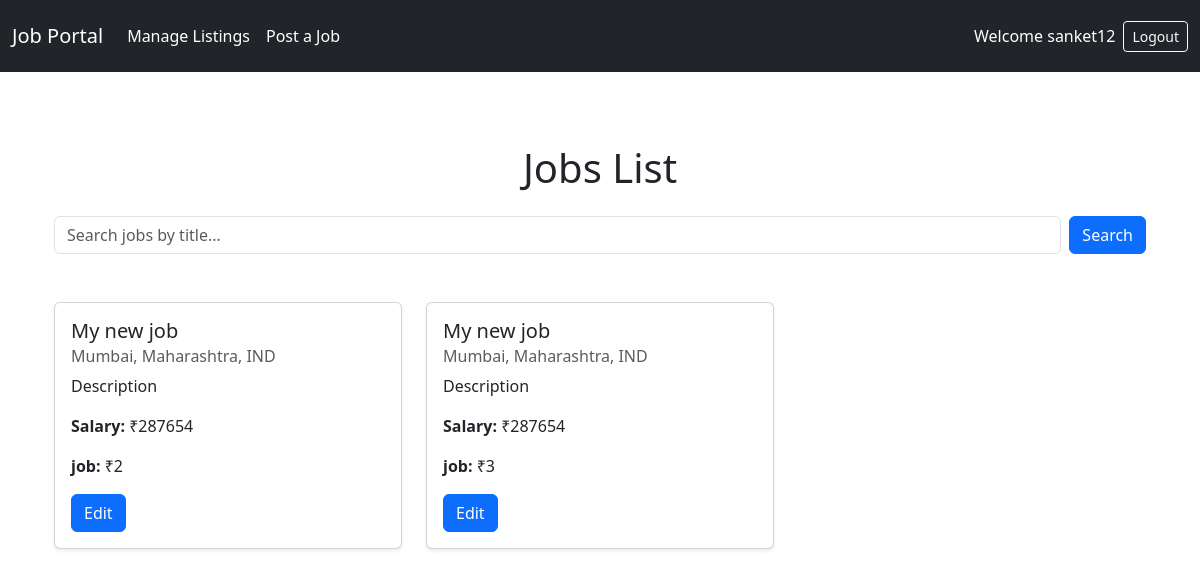
The app's page /jobs/job_list/ (signed in), older data.
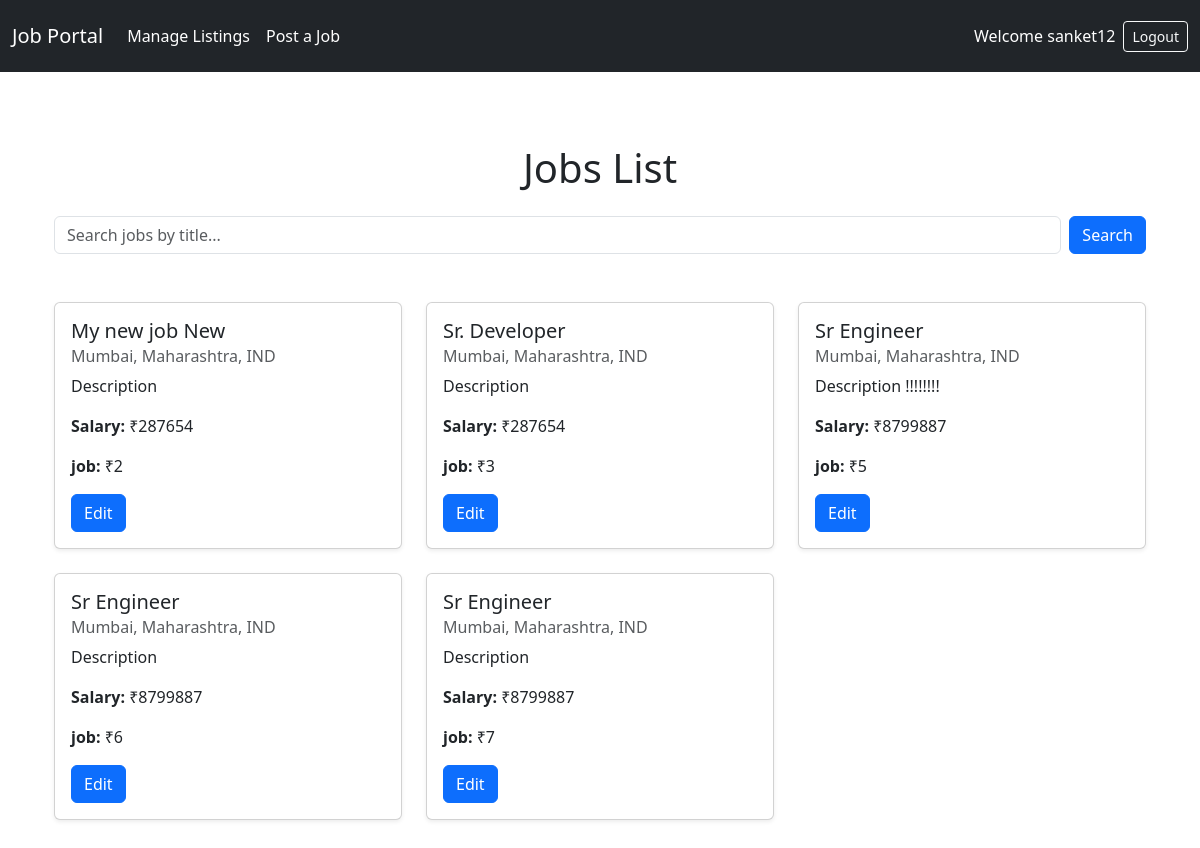
The same page, newer data.
### jobs/models.py (models this page shows)
class Job(models.Model):
    title = models.CharField(max_length=200)
    description = models.TextField()
    salary = models.IntegerField()
    location = models.CharField(max_length=100)
    category = models.CharField(max_length=100)
    company = models.CharField(max_length=100)
    posted_by = models.ForeignKey(User, on_delete=models.CASCADE)

### jobs/views.py (the view)
# urls.py: path('job_list/', views.job_list, name='job_list'),         # for applicants
@login_required
def job_list(request):
    query = request.GET.get('q', '')
    user = request.user
    profile = Profile.objects.get(user=user)
    jobs_qs = Job.objects.filter(posted_by=request.user)
    using_dummy_data = not jobs_qs.exists()
    applied_job_ids = UserJob.objects.filter(user=user).values_list('job_id', flat=True)
    print(f"applied_job_ids: {applied_job_ids}")
    if using_dummy_data:
        jobs = [
            {
                 'id': 11,
                'title': 'Software Developer',
                'description': 'Develop and maintain software applications.',
                'salary': '8,00,000',
                'location': 'Mumbai, India'
            },
            {
                 'id': 112,
                'title': 'Full Stack Developer',
                'description': 'Work on frontend and backend systems.',
                'salary': '10,00,000',
                'location': 'Bangalore, India'
            },
        ]
        if query:
             filtered = [job for job in jobs if query.lower() in job['title'].lower()]
             jobsList = filtered if filtered else jobs  # fallback to all jobs if none matched
        else:
            jobsList = Job.objects.all() or jobs
    else:
        if query:
            jobsList = jobs_qs.filter(title__icontains=query)
        else:
            jobsList = jobs_qs
    return render(request, 'jobs/job_list.html', {
        'jobs': jobsList,
        'profile': profile,
        'query': query,
        'applied_job_ids':applied_job_ids,
    })

### accounts/context_processors.py (called while the page is built)
def user_profile(request):
    profile = None
    if request.user.is_authenticated:
        profile, created = Profile.objects.get_or_create(user=request.user)
    return {'user_profile': profile}

### jobs/templates/jobs/job_list.html (shortened to what this page needs)
{% extends "accounts/base.html" %} {% block content %}
<div class="container py-5">
  <h1 class="mb-4 text-center">Jobs List</h1>
  <form method="GET" class="d-flex mb-5" role="search">
    <input
      class="form-control me-2"
      type="search"
      placeholder="Search jobs by title..."
      name="q"
      value="{{ query }}"
    />
    <button class="btn btn-primary" type="submit">Search</button>
  </form>
  <div class="row">
    {% for job in jobs %}
    <div class="col-md-6 col-lg-4 mb-4">
      <div class="card shadow-sm h-100">
        <div class="card-body">
          <h5 class="card-title">{{ job.title }}</h5>
          <h6 class="card-subtitle mb-2 text-muted">{{ job.location }}</h6>
          <p class="card-text">{{ job.description }}</p>
          <p class="card-text"><strong>Salary:</strong> ₹{{ job.salary }}</p>
          <p class="card-text"><strong>job:</strong> ₹{{ job.id }}</p>
          {% if user.is_authenticated and profile.user_type == "recruiter" %}
          <a href="{% url 'job_edit' job.id %}" class="btn btn-primary">Edit</a>
          {% endif %}
        </div>
      </div>
    </div>
    {% endfor %}
  </div>
</div>
{% endblock %}

### accounts/templates/accounts/base.html (shortened to what this page needs)
<!DOCTYPE html>
<html lang="en">
  <head>
    <link
      href="https://cdn.jsdelivr.net/npm/bootstrap@5.3.3/dist/css/bootstrap.min.css"
      rel="stylesheet"
    />
  </head>
  <body>
    <nav class="navbar navbar-expand-lg navbar-dark bg-dark mb-4">
      <div class="container-fluid">
        <a class="navbar-brand" href="{% url 'job_list' %}">Job Portal</a>
        <div class="collapse navbar-collapse" id="navbarNav">
          <ul class="navbar-nav me-auto">
            {% if user.is_authenticated and profile.user_type == "recruiter" %}
            <li class="nav-item navbar-text">
              <a class="nav-link" href="{% url 'job_list' %}"
                >Manage Listings</a
              >
            </li>
            <li class="nav-item navbar-text">
              <a class="nav-link" href="{% url 'job_create' %}">Post a Job</a>
            </li>
            {% else %}
            <li class="nav-item">
              <a class="nav-link" href="{% url 'job_list' %}">Job List</a>
            </li>
            {% endif %}
          </ul>
          <ul class="navbar-nav ms-auto">
            {% if user.is_authenticated %}
            <li class="nav-item d-flex align-items-center">
              <span class="navbar-text text-white me-2"
                >Welcome {{ user.username }}</span
              >
              <a class="btn btn-outline-light btn-sm" href="{% url 'logout' %}"
                >Logout</a
              >
            </li>
            {% else %}
            <li class="nav-item">
              <a class="nav-link" href="{% url 'login' %}">Login</a>
            </li>
            {% endif %}
          </ul>
        </div>
      </div>
    </nav>
    <div class="container">{% block content %}{% endblock %}</div>
  </body>
</html>

Row changes from the older to the newer data that the page shows:
changed Job id 2: title "My new job" → "My new job New"
changed Job id 3: title "My new job" → "Sr. Developer"
added Job: title "Sr Engineer", location "Mumbai, Maharashtra, IND", description "Description !!!!!!!!", salary "8799887", id "5"
added Job: title "Sr Engineer", location "Mumbai, Maharashtra, IND", description "Description", salary "8799887", id "6"
added Job: title "Sr Engineer", location "Mumbai, Maharashtra, IND", description "Description", salary "8799887", id "7"
